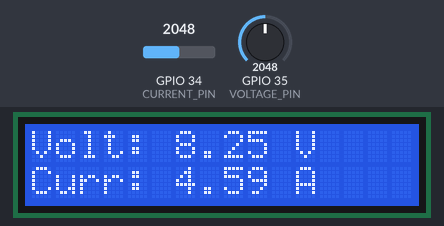
Simulated run of this sketch. Board: ESP32. Shown: 16×2 character LCD. Inputs (shaded band) come from the test bench; at power-on: GPIO 34 (CURRENT_PIN) = 2048, GPIO 35 (VOLTAGE_PIN) = 2048. WiFi joins after 1.5 s; servers stay silent unless stated; random numbers use the default seed unless the sketch sets one; no MQTT or app messages arrive unless stated; what the sketch prints to the serial monitor is not drawn.

Above: at 6.0 s.
6.1 s: GPIO 34 (CURRENT_PIN) set to 2866
At 8.5 s:
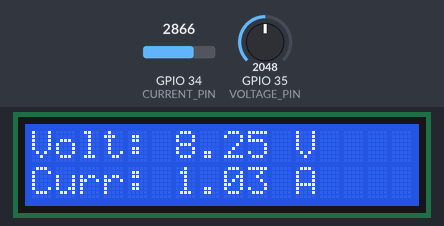
8.9 s: GPIO 35 (VOLTAGE_PIN) set to 2866
At 10.0 s:
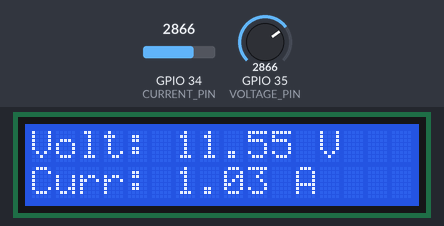
10.9 s: GPIO 34 (CURRENT_PIN) set to 3603
At 12.6 s:
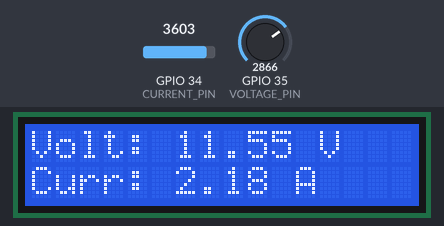
12.9 s: GPIO 35 (VOLTAGE_PIN) set to 3603
At 14.3 s:
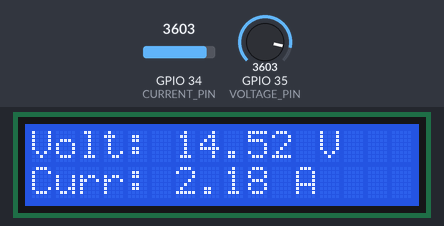
14.9 s: GPIO 34 (CURRENT_PIN) set to 4095
At 15.8 s:
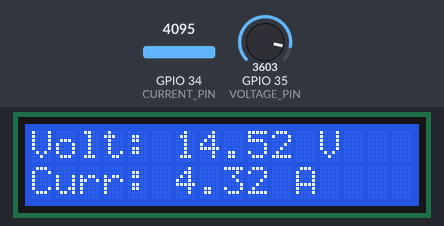
16.9 s: GPIO 35 (VOLTAGE_PIN) set to 4095
At 18.5 s:
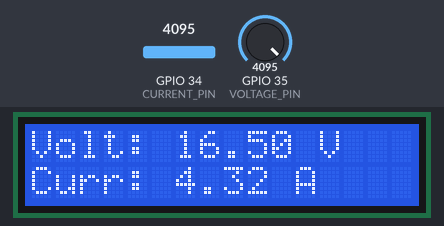
Timing chart, 0 to 19.9 s (numbered marks = the images above; inputs shaded):
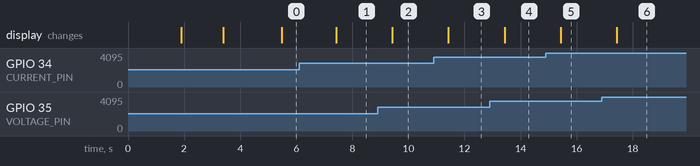

Measured:
- after the input at 6.1 s, the display: changes after 1.3 s (image 1)
- after the input at 8.9 s, the display: changes after 0.53 s (image 2)
- after the input at 10.9 s, the display: changes after 0.53 s (image 3)
- after the input at 12.9 s, the display: changes after 0.53 s (image 4)
- after the input at 14.9 s, the display: changes after 0.53 s (image 5)
- after the input at 16.9 s, the display: changes after 0.53 s (image 6)

The sketch:

SmartDCMeter1.ino.ino
```cpp
#define BLYNK_TEMPLATE_ID "TMPL61nAh6nLY"
#define BLYNK_TEMPLATE_NAME "Secure Smart DC Energy Meter"
#define BLYNK_AUTH_TOKEN "REPLACE_WITH_BLYNK_AUTH_TOKEN"

#include <WiFi.h>
#include <WiFiClientSecure.h> // Upgraded for TLS/SSL requirement
#include <BlynkSimpleEsp32.h>
#include <PubSubClient.h>
#include <Wire.h>
#include <LiquidCrystal_I2C.h>

char ssid[] = "REPLACE_WITH_WIFI_SSID";
char pass[] = "REPLACE_WITH_WIFI_PASSWORD";

// Windows IP for Mobius/Mosquitto
// REPLACE THIS WITH YOUR ACTUAL WINDOWS IPV4 ADDRESS
const char* mqttServer = "192.168.137.1";
const int mqttPort = 8883; // Upgraded to MQTTS Secure Port
const char* mqttTopic = "/oneM2M/req/SOrigin/Mobius2/json";

WiFiClientSecure espClient; // Uses TLS 1.2
PubSubClient mqttClient(espClient);
LiquidCrystal_I2C lcd(0x27, 16, 2);
BlynkTimer timer;

#define VOLTAGE_PIN 35
#define CURRENT_PIN 34
#define SDA_PIN 21
#define SCL_PIN 22

void reconnectMQTT() {
  if (!mqttClient.connected()) {
    Serial.print("Connecting to Secure MQTT...");
    String clientId = "ESP32Client-" + String(random(0xffff), HEX);

    if (mqttClient.connect(clientId.c_str())) {
      Serial.println("Secure Connection Established");
    } else {
      Serial.print("Failed, rc=");
      Serial.println(mqttClient.state());
    }
  }
}

void setup() {
  Serial.begin(115200);
  Wire.begin(SDA_PIN, SCL_PIN);

  lcd.init();
  lcd.backlight();
  lcd.print("Securing Network");

  // Bypass local cert verification for prototype testing
  espClient.setInsecure();

  Blynk.begin(BLYNK_AUTH_TOKEN, ssid, pass);
  mqttClient.setServer(mqttServer, mqttPort);

  lcd.clear();
  lcd.print("System Secured");
  delay(1500);
  lcd.clear();

  timer.setInterval(2000L, processAndSendData);
}

void processAndSendData() {
  if (!mqttClient.connected()) {
    reconnectMQTT();
  }
  mqttClient.loop();

  int rawVoltage = analogRead(VOLTAGE_PIN);
  int rawCurrent = analogRead(CURRENT_PIN);

  float voltSignal = (rawVoltage / 4095.0) * 3.3;
  float currentSignal = (rawCurrent / 4095.0) * 3.3;

  float calcVoltage = voltSignal * 5.0;
  float calcCurrent = abs((currentSignal - 2.5) / 0.185);

  if (calcCurrent < 0.05) {
    calcCurrent = 0.0;
  }

  lcd.setCursor(0, 0);
  lcd.print("Volt: "); lcd.print(calcVoltage, 2); lcd.print(" V  ");
  lcd.setCursor(0, 1);
  lcd.print("Curr: "); lcd.print(calcCurrent, 2); lcd.print(" A  ");

  Blynk.virtualWrite(V0, calcVoltage);
  Blynk.virtualWrite(V1, calcCurrent);

  if (mqttClient.connected()) {
    String payload = "{\"m2m:rqp\":{\"op\":1,\"to\":\"/Mobius/SecureMeter/SensorData\",\"fr\":\"SOrigin\",\"rqi\":\"m_rqi" + String(millis()) + "\",\"ty\":4,\"pc\":{\"m2m:cin\":{\"con\":\"{\\\"voltage\\\":" + String(calcVoltage) + ",\\\"current\\\":" + String(calcCurrent) + "}\"}}}}";
    mqttClient.publish(mqttTopic, payload.c_str());
  }
}

void loop() {
  Blynk.run();
  timer.run();
}
```
